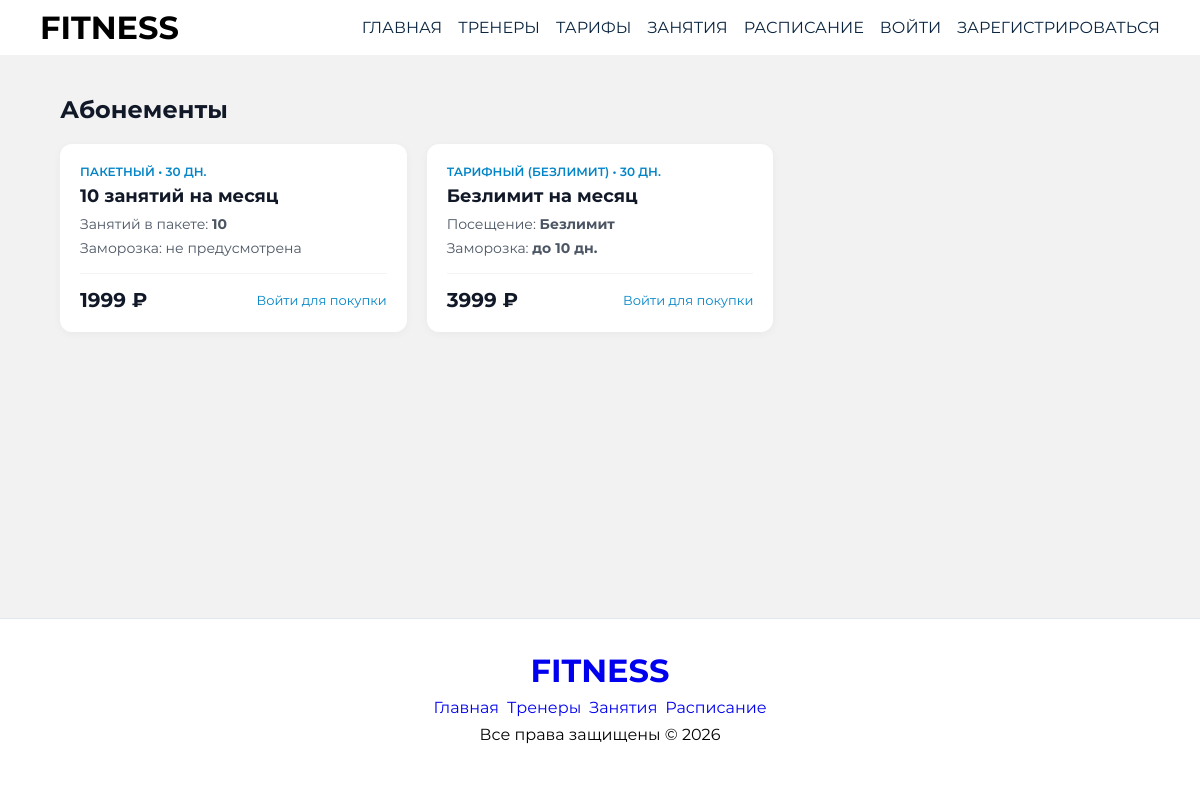
The app's page /plans/ with its own data.
### app/models.py (models this page shows, shortened)
class SubscriptionPlan(models.Model):
  class PlanKind(models.TextChoices):
    PACKAGE = 'package', 'Пакетный'
    TARIFF = 'tariff', 'Тарифный (безлимит)'
  name = models.CharField('Название', max_length=100)
  kind = models.CharField(
      'Вид абонемента',
      max_length=10,
      choices=PlanKind.choices,
      default=PlanKind.TARIFF,
  )
  price = models.IntegerField('Цена')
  duration_days = models.PositiveIntegerField('Срок действия (дней)')
  workouts_count = models.PositiveIntegerField(
      'Количество занятий',
      null=True,
      blank=True,
  )
  freeze_days_limit = models.PositiveIntegerField(
      'Доступно дней заморозки', default=0
  )
  is_active = models.BooleanField('Доступен к покупке', default=True)

### app/views.py (the view)
# urls.py: path('plans/', views.plans_list_view, name='plans'),
def plans_list_view(request):
  plans = SubscriptionPlan.objects.filter(is_active=True)
  return render(request, 'plans.html', {'plans': plans})

### app/templates/plans.html (shortened to what this page needs)
{% extends 'base.html' %}
{% load static %}
{% block content %}
<div class="schedule_wrap">
    <h2 class="page_title">Абонементы</h2>
    <div class="workouts_grid">
        {% for plan in plans %}
            <div class="workout_card">
                <div>
                    <div class="workout_day">{{ plan.get_kind_display }} • {{ plan.duration_days }} дн.</div>
                    <h3 class="workout_title">{{ plan.name }}</h3>
                    <div class="plan_details">
                        <p>
                            {% if plan.kind == 'package' %}
                                Занятий в пакете: <strong>{{ plan.workouts_count }}</strong>
                            {% else %}
                                Посещение: <strong>Безлимит</strong>
                            {% endif %}
                        </p>
                        <p>
                            Заморозка:
                            {% if plan.freeze_days_limit > 0 %}
                                <strong>до {{ plan.freeze_days_limit }} дн.</strong>
                            {% else %}
                                <span>не предусмотрена</span>
                            {% endif %}
                        </p>
                    </div>
                </div>
                <div class="workout_footer">
                    <div class="plan_price">{{ plan.price }} ₽</div>
                    {% if user.is_authenticated %}
                        {% if user.role == 'client' %}
                            <form action="{% url 'buy_subscription' plan.id %}" method="post">
                                {% csrf_token %}
                                <button type="submit" class="btn_primary">Оформить</button>
                            </form>
                        {% endif %}
                    {% else %}
                        <a href="{% url 'login' %}" class="link_login">Войти для покупки</a>
                    {% endif %}
                </div>
            </div>
        {% empty %}
            <p class="text_muted">Пока нет доступных тарифов.</p>
        {% endfor %}
    </div>
</div>
{% endblock %}

### app/static/css/style.css (style rules this page uses)
:root { --bg-primary: #F2F2F2; --accent-red: #0A2540; --white: #fff }
* { margin: 0; padding: 0; box-sizing: border-box; }
a, a:link, a:visited { text-decoration: none; }
body { background-color: var(--bg-primary); font-family: 'Montserrat', sans-serif; display: flex; flex-direction: column; min-height: 100vh; }
.schedule_wrap { max-width: 1140px; margin: 40px auto; padding: 0 20px; }
.page_title { font-size: 24px; font-weight: 700; margin-bottom: 20px; color: #111827; }
.link_login { color: #0284c7; text-decoration: none; font-size: 13px; }
.workouts_grid { display: grid; grid-template-columns: repeat(auto-fill, minmax(320px, 1fr)); gap: 20px; }
.workout_card { background: #ffffff; border-radius: 12px; padding: 20px; box-shadow: 0 2px 10px rgba(0, 0, 0, 0.04); display: flex; flex-direction: column; justify-content: space-between; gap: 16px; }
.workout_day { font-size: 12px; font-weight: 600; color: #0284c7; text-transform: uppercase; margin-bottom: 6px; }
.workout_title { font-size: 18px; font-weight: 700; color: #111827; margin: 0 0 8px 0; }
.workout_footer { border-top: 1px solid #f3f4f6; padding-top: 14px; display: flex; justify-content: space-between; align-items: center; gap: 10px; }
.plan_details { display: flex; flex-direction: column; gap: 6px; font-size: 14px; color: #4b5563; }
.plan_details p { margin: 0; }
.plan_price { font-size: 20px; font-weight: 700; color: #111827; }

### records on screen
SubscriptionPlan: kind "ПАКЕТНЫЙ", duration_days "30", name "10 занятий на месяц", workouts_count "10", freeze_days_limit "не предусмотрена", price "1999"
SubscriptionPlan: kind "ТАРИФНЫЙ (БЕЗЛИМИТ)", duration_days "30", name "Безлимит на месяц", shows "Посещение:", freeze_days_limit "10", price "3999"
